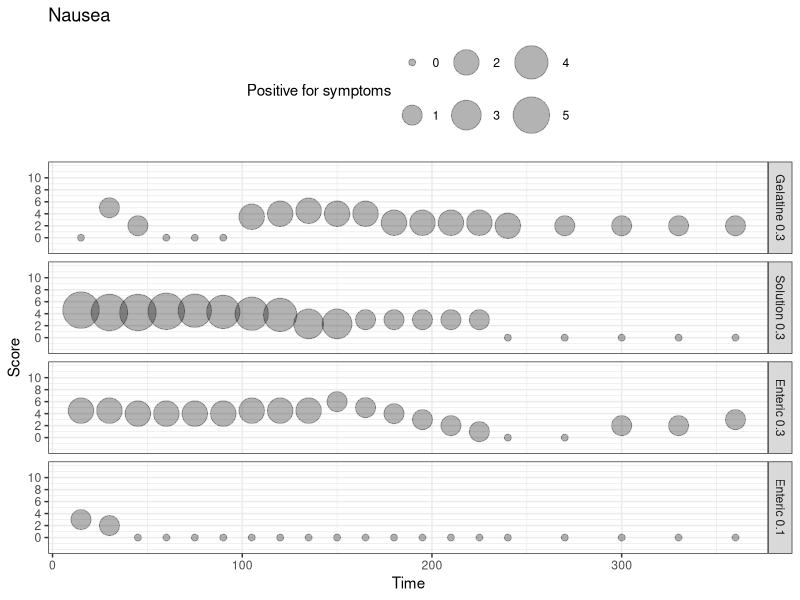
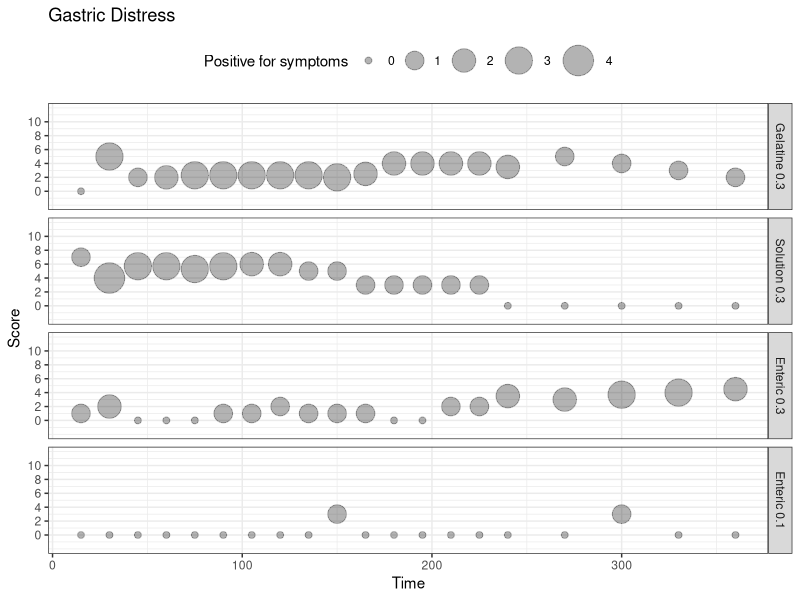
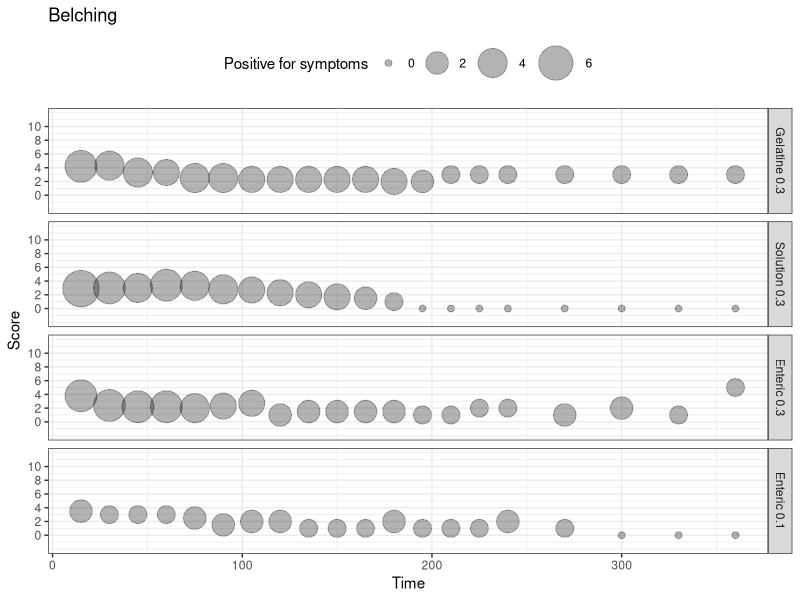
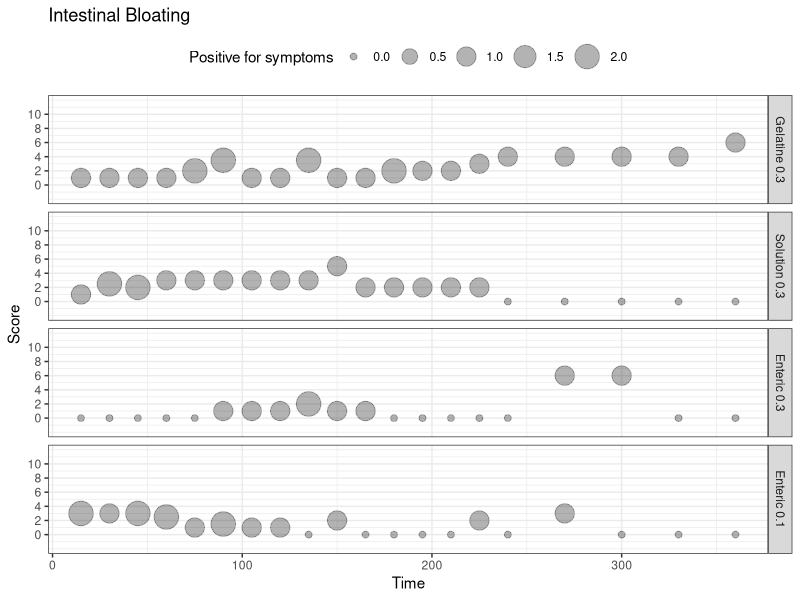
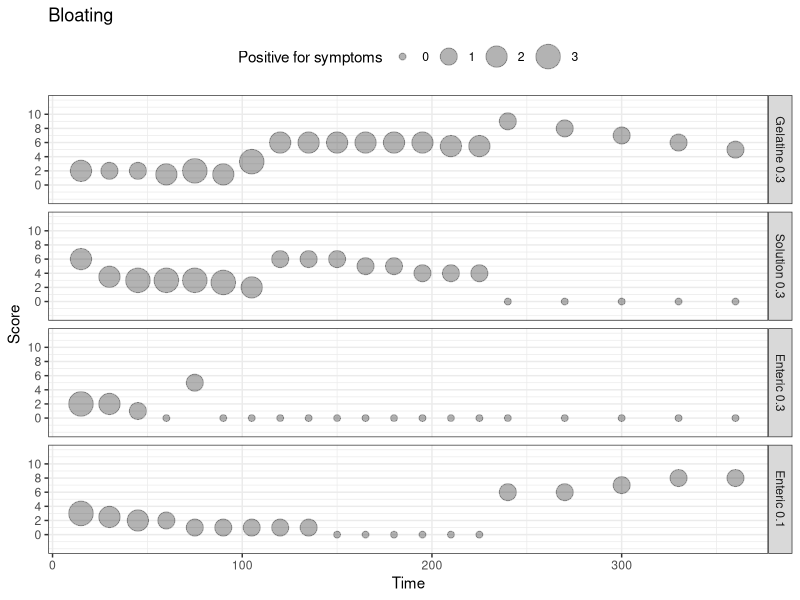
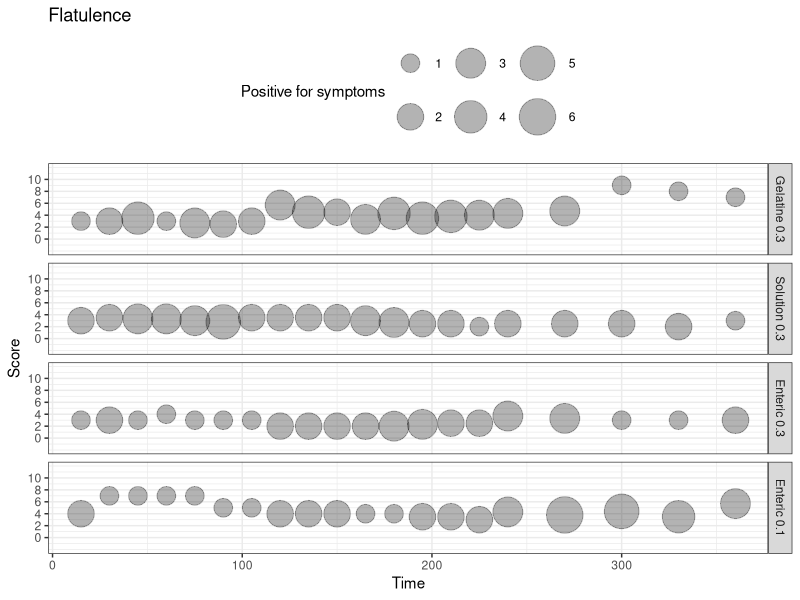
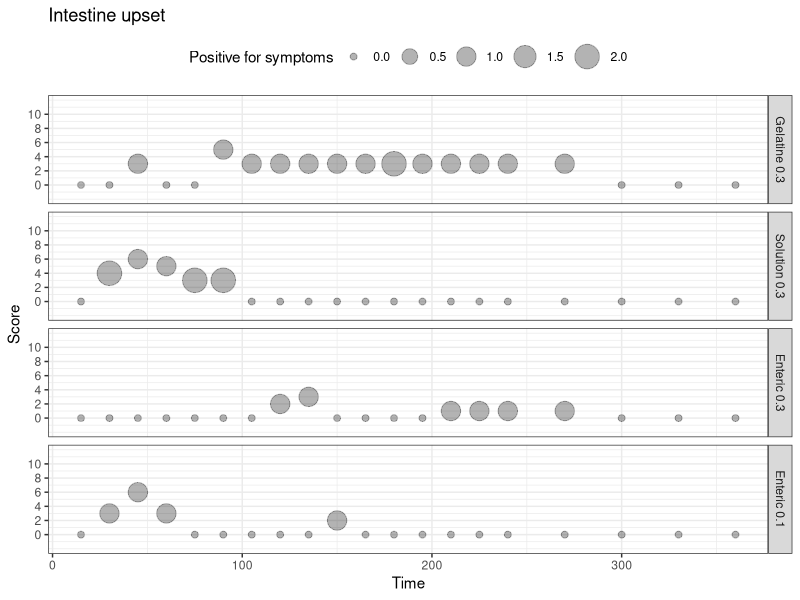
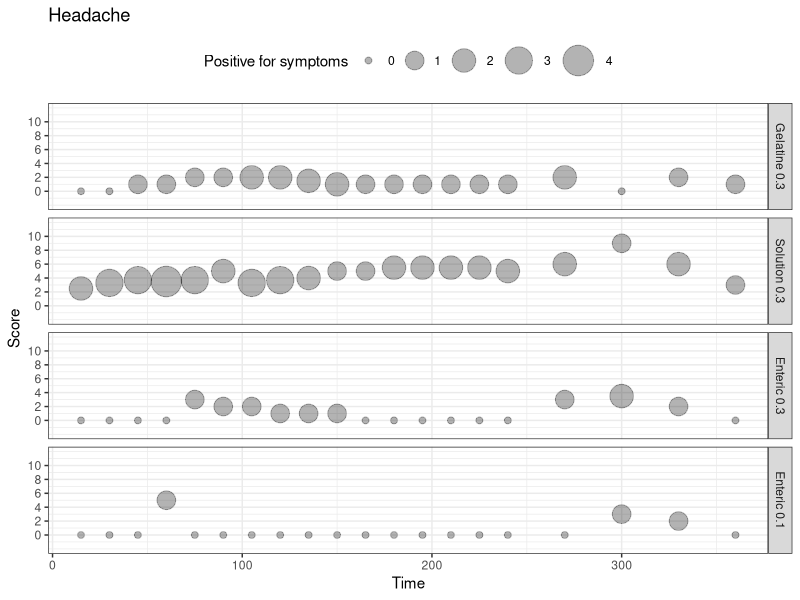

These figures' R source, in order:
# Libraries
library(tidyverse)

# Load and preprocessing ----------------------------------------------------------------------
data <- read_delim(
  "data_bubleplot_study2.csv",
  delim = ";",
  escape_double = FALSE,
  trim_ws = TRUE
)

# Create condition color
data <-
  data |>
  mutate(Condition = factor(
    Condition,
    levels = c(
      "Gelatine 0.3",
      "Solution 0.3",
      "Enteric 0.3",
      "Enteric 0.1"
    )
  )) |>
  filter(!is.na(Condition))

glimpse(data)

# Basic Bubble plot
# data |>
#   ggplot(aes(
#     x = Time,
#     y = score_nausea,
#     size = size_nausea,
#   )) +
#   geom_point(alpha = 0.3,
#              shape = 21,
#              fill = "black",
#              color = "black") +
#   scale_size(range = c(2, 8),
#              name = "Positive for symptoms") +
#   scale_y_continuous(
#     limits = c(-2, 12),
#     breaks = c(0, 2, 4, 6, 8, 10),
#     labels = c("0", "2", "4", "6", "8", "10")
#   ) +
#   ylab("Score") +
#   xlab("Time") +
#   theme_bw() +
#   theme(
#     legend.position = "top"
#   ) +
#   facet_grid(Condition ~ .)

# all vars plots ------------------------------------------------------------------------------
# Nausea
nausea <-
  data |>
  ggplot(aes(x = Time,
             y = score_nausea,
             size = size_nausea)) +
  geom_point(
    alpha = 0.3,
    shape = 21,
    fill = "black",
    color = "black"
  ) +
  scale_size(range = c(2, 12),
             name = "Positive for symptoms") +
  scale_y_continuous(
    limits = c(-2, 12),
    breaks = c(0, 2, 4, 6, 8, 10),
    labels = c("0", "2", "4", "6", "8", "10")
  ) +
  ylab("Score") +
  xlab("Time") +
  labs(title = "Nausea") +
  theme_bw() +
  theme(legend.position = "top") +
  facet_grid(Condition ~ .)

nausea

# Gastric Distress
gastric_distress <-
  data |>
  ggplot(aes(x = Time,
             y = score_gatric_distress,
             size = size_gatric_distress)) +
  geom_point(
    alpha = 0.3,
    shape = 21,
    fill = "black",
    color = "black"
  ) +
  scale_size(range = c(2, 10),
             name = "Positive for symptoms") +
  scale_y_continuous(
    limits = c(-2, 12),
    breaks = c(0, 2, 4, 6, 8, 10),
    labels = c("0", "2", "4", "6", "8", "10")
  ) +
  ylab("Score") +
  xlab("Time") +
  labs(title = "Gastric Distress") +
  theme_bw() +
  theme(legend.position = "top") +
  facet_grid(Condition ~ .)

gastric_distress

# belching
bealching <-
  data |>
  ggplot(aes(x = Time,
             y = score_belching,
             size = size_belching)) +
  geom_point(
    alpha = 0.3,
    shape = 21,
    fill = "black",
    color = "black"
  ) +
  scale_size(range = c(2, 12),
             name = "Positive for symptoms") +
  scale_y_continuous(
    limits = c(-2, 12),
    breaks = c(0, 2, 4, 6, 8, 10),
    labels = c("0", "2", "4", "6", "8", "10")
  ) +
  ylab("Score") +
  xlab("Time") +
  labs(title = "Belching")+
  theme_bw() +
  theme(legend.position = "top") +
  facet_grid(Condition ~ .)

bealching

# intestinal_bloating
intestinal_bloating <-
  data |>
  ggplot(aes(x = Time,
             y = score_intestinal_bloating,
             size = size_intestinal_bloating)) +
  geom_point(
    alpha = 0.3,
    shape = 21,
    fill = "black",
    color = "black"
  ) +
  scale_size(range = c(2, 8),
             name = "Positive for symptoms") +
  scale_y_continuous(
    limits = c(-2, 12),
    breaks = c(0, 2, 4, 6, 8, 10),
    labels = c("0", "2", "4", "6", "8", "10")
  ) +
  ylab("Score") +
  xlab("Time") +
  labs(title = "Intestinal Bloating")+
  theme_bw() +
  theme(legend.position = "top") +
  facet_grid(Condition ~ .)

intestinal_bloating

# Bloating
bloating <-
  data |>
  ggplot(aes(x = Time,
             y = score_bloating,
             size = size_bloating)) +
  geom_point(
    alpha = 0.3,
    shape = 21,
    fill = "black",
    color = "black"
  ) +
  scale_size(range = c(2, 8),
             name = "Positive for symptoms") +
  scale_y_continuous(
    limits = c(-2, 12),
    breaks = c(0, 2, 4, 6, 8, 10),
    labels = c("0", "2", "4", "6", "8", "10")
  ) +
  ylab("Score") +
  xlab("Time") +
  labs(title = "Bloating") +
  theme_bw() +
  theme(legend.position = "top") +
  facet_grid(Condition ~ .)

bloating

# Flatulence
flatulence <-
  data |>
  ggplot(aes(x = Time,
             y = score_flatulence,
             size = size_flatulence)) +
  geom_point(
    alpha = 0.3,
    shape = 21,
    fill = "black",
    color = "black"
  ) +
  scale_size(range = c(6, 12),
             name = "Positive for symptoms") +
  scale_y_continuous(
    limits = c(-2, 12),
    breaks = c(0, 2, 4, 6, 8, 10),
    labels = c("0", "2", "4", "6", "8", "10")
  ) +
  ylab("Score") +
  xlab("Time") +
  labs(title = "Flatulence") +
  theme_bw() +
  theme(legend.position = "top") +
  facet_grid(Condition ~ .)

flatulence

# Intestine upset
intestine_upset <-
  data |>
  ggplot(aes(x = Time,
             y = score_intestine_upset,
             size = size_intestine_upset)) +
  geom_point(
    alpha = 0.3,
    shape = 21,
    fill = "black",
    color = "black"
  ) +
  scale_size(range = c(2, 8),
             name = "Positive for symptoms") +
  scale_y_continuous(
    limits = c(-2, 12),
    breaks = c(0, 2, 4, 6, 8, 10),
    labels = c("0", "2", "4", "6", "8", "10")
  ) +
  ylab("Score") +
  xlab("Time") +
  labs(title = "Intestine upset") +
  theme_bw() +
  theme(legend.position = "top") +
  facet_grid(Condition ~ .)

intestine_upset

# Headache
headache <-
  data |>
  ggplot(aes(x = Time,
             y = score_headache,
             size = size_headache)) +
  geom_point(
    alpha = 0.3,
    shape = 21,
    fill = "black",
    color = "black"
  ) +
  scale_size(range = c(2, 10),
             name = "Positive for symptoms") +
  scale_y_continuous(
    limits = c(-2, 12),
    breaks = c(0, 2, 4, 6, 8, 10),
    labels = c("0", "2", "4", "6", "8", "10")
  ) +
  ylab("Score") +
  xlab("Time") +
  labs(title = "Headache") +
  theme_bw() +
  theme(legend.position = "top") +
  facet_grid(Condition ~ .)

headache

# layout --------------------------------------------------------------------------------------
library(patchwork)

plot <-
  (nausea + gastric_distress) / (bealching + intestinal_bloating) / (bloating + flatulence) /
  (intestine_upset + headache)

ggsave(
  filename = "plot2.png",
  width = 20,
  height = 35,
  dpi = 600,
  limitsize = FALSE
)

plot <-
  (nausea + gastric_distress) / (bealching + intestinal_bloating) / (bloating + flatulence) /
  (intestine_upset + headache)


ggsave(
  filename = "plot_legend2.png",
  width = 20,
  height = 35,
  dpi = 600,
  limitsize = FALSE
)

